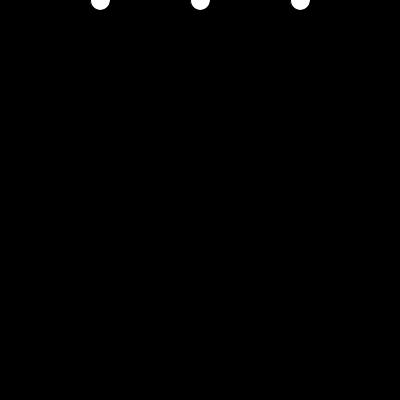
Frame 1 (no input)
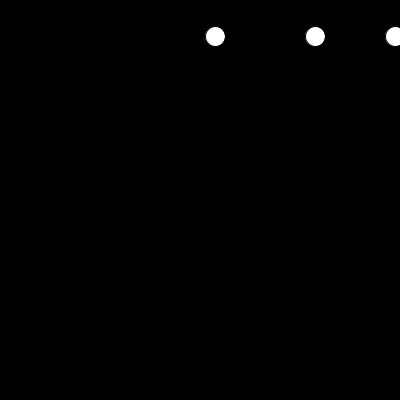
Frame 60 (the mouse pressed at the canvas centre just before this capture)
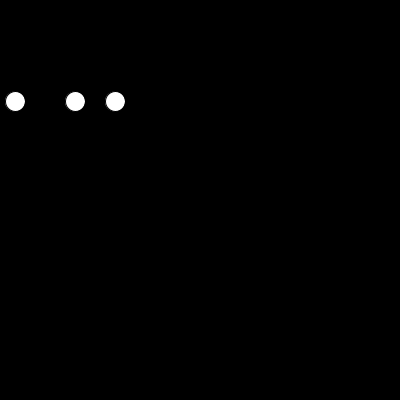
Frame 120 (the mouse held since frame 60 and released just before this capture)

The Processing sketch that drew these frames (run headless with seeded random() and noise(); from frame 60 on, the mouse is pressed at the canvas centre):

// Processing sketch: processing_175253
// ── processing_175253.pde

Ball myBall;
Ball myBall2;
Ball myBall3;

void setup () {
  size(400,400);
  smooth();
  myBall=new Ball(100,0);
  myBall2=new Ball(200,0);
  myBall3=new Ball(300,0);
}
void draw () {
  background(0);
  myBall.run();
  myBall2.run();
  myBall3.run();
}

class Ball {
  float x=0;
  float y=0;
  float speedX=5;
  float speedY=3.5;
  
  Ball (float _x, float _y) {    
  x=_x;
  y=_y;
  }
  
  void run () {
    display();
    move();
    bounce();
    gravity();
  }
  
  void gravity () {
    speedY+=1;
  }
  
  void bounce () {
    if(x>width) {
    speedX=speedX *-1;
    }
    if(x<0) {
    speedX=speedX *-1;
    }
    if(y>height) {
    speedY=speedY *-1;
    } 
    if(y<0) {
    speedY=speedY *-1;
    }
  }
  
  void move () {
    x+=speedX;
    y+=speedY;
  }
  
  void display () {
    ellipse(x,y,20,20);
  }
}
